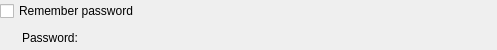
<ui version="4.0" >
 <author>Richard Smith &lt;kde@metafoo.co.uk></author>
 <comment></comment>
 <exportmacro></exportmacro>
 <class>KopetePasswordWidgetBase</class>
 <widget class="QWidget" name="KopetePasswordWidgetBase" >
  <property name="geometry" >
        <rect>
            <x>0</x>
            <y>0</y>
            <width>497</width>
            <height>50</height>
        </rect>
    </property>
  <property name="sizePolicy" >
        <sizepolicy>
            <hsizetype>1</hsizetype>
            <vsizetype>0</vsizetype>
            <horstretch>0</horstretch>
            <verstretch>0</verstretch>
        </sizepolicy>
    </property>
  <layout class="QGridLayout" >
   <property name="margin" >
            <number>0</number>
        </property>
   <property name="spacing" >
    <number>6</number>
            </property>
   <item row="0" column="0" colspan="3" >
    <widget class="QCheckBox" name="mRemembered" >
     <property name="whatsThis" >
                <string>Check this and enter your password below if you would like your password to be stored in your wallet, so Kopete does not have to ask you for it each time it is needed.</string>
            </property>
     <property name="text" >
      <string>Remember password</string>
            </property>
    </widget>
   </item>
   <item row="1" column="0" >
    <spacer>
     <property name="orientation" >
      <enum>Qt::Horizontal</enum>
            </property>
     <property name="sizeType" >
      <enum>QSizePolicy::Fixed</enum>
            </property>
     <property name="sizeHint" >
                <size>
                    <width>16</width>
                    <height>20</height>
                </size>
            </property>
        </spacer>
   </item>
   <item row="1" column="1" >
    <widget class="QLabel" name="textLabel1" >
     <property name="text" >
                <string>Password:</string>
            </property>
        </widget>
   </item>
   <item row="1" column="2" >
    <widget class="KPasswordEdit" name="mPassword" >
     <property name="enabled" >
                <bool>false</bool>
            </property>
     <property name="sizePolicy" >
                <sizepolicy>
                    <hsizetype>7</hsizetype>
                    <vsizetype>0</vsizetype>
                    <horstretch>0</horstretch>
                    <verstretch>0</verstretch>
                </sizepolicy>
            </property>
     <property name="toolTip" >
                <string>Enter your password here.</string>
            </property>
     <property name="whatsThis" >
                <string>Enter your password here. If you would rather not save your password, uncheck the Remember password checkbox above; you will then be prompted for your password whenever it is needed.</string>
            </property>
        </widget>
   </item>
  </layout>
 </widget>
 <layoutdefault spacing="6" margin="11" />
 <pixmapfunction>qPixmapFromMimeSource</pixmapfunction>
 <customwidgets>
	<customwidget>
       		<class>KPasswordEdit</class>
   <extends></extends>
       		<header>kpassworddialog.h</header>
   <container>0</container>
   <pixmap></pixmap>
    	</customwidget>
 </customwidgets>
 <tabstops>
  <tabstop>mRemembered</tabstop>
 </tabstops>
 <resources/>
 <connections/>
</ui>
